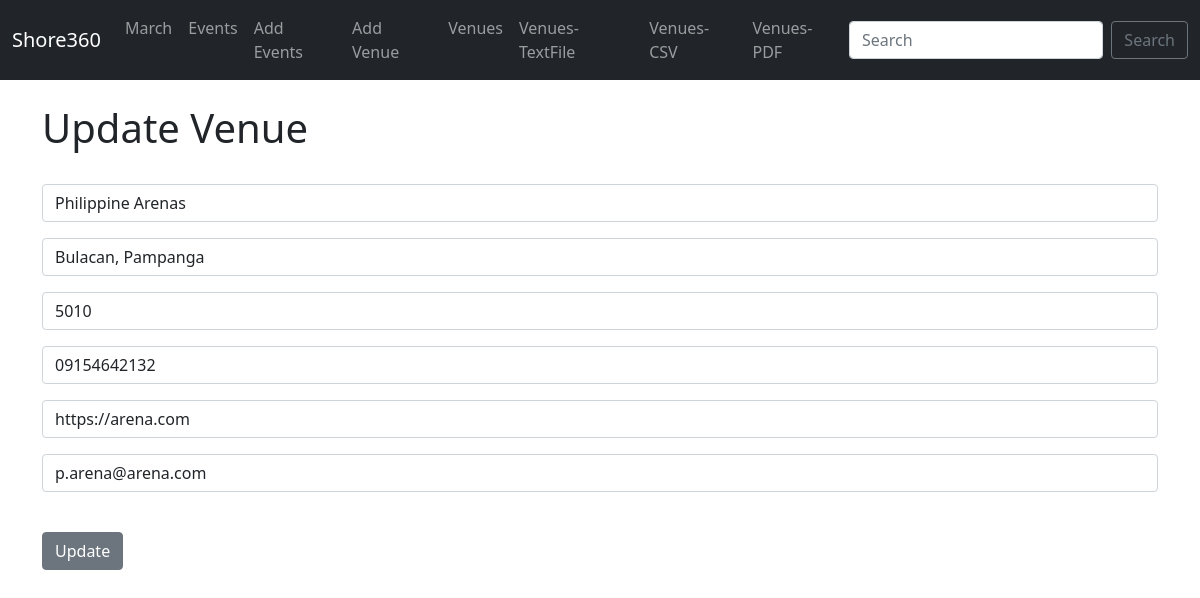
Screenshot of /update_venue/1 with the database file from the repository.
### events/models.py (models this page shows, shortened)
class Venue(models.Model):
    name = models.CharField('Venue Name', max_length=120)
    address = models.CharField(max_length=300)
    zip_code = models.CharField('Zip Code', max_length=20)
    phone = models.CharField('Contact Phone',max_length=20, blank=True)
    web = models.URLField('Website Address', blank=True)
    email_address = models.EmailField('Email Address', blank=True)

### events/views.py (the view)
# urls.py: path('update_venue/<venue_id>', views.update_venue, name = 'update-venue'),
def update_venue(request, venue_id):
	venue = Venue.objects.get(pk=venue_id)
	form = VenueForm(request.POST or None, instance=venue )
	if form.is_valid():
		form.save()
		return redirect('list-venues')
	return render(request,'events/update_venue.html',
	       {
		       'venue': venue,
		       'form':form
		   })

### events/forms.py
class VenueForm(ModelForm):
    class Meta:
        model = Venue
        fields = ('name','address','zip_code','phone','web','email_address')
        labels = {
            'name': '',
            'address': '',
            'zip_code': '',
            'phone': '',
            'web': '',
            'email_address': '',
        }
        widgets = {
            'name': forms.TextInput(attrs={'class': 'form-control', 'placeholder': 'Venue Name'}),
            'address': forms.TextInput(attrs={'class': 'form-control', 'placeholder': 'Address'}),
            'zip_code': forms.TextInput(attrs={'class': 'form-control', 'placeholder': 'Zip Code'}),
            'phone': forms.TextInput(attrs={'class': 'form-control', 'placeholder': 'Phone'}),
            'web': forms.TextInput(attrs={'class': 'form-control', 'placeholder': 'Web'}),
            'email_address': forms.EmailInput(attrs={'class': 'form-control', 'placeholder': 'Email Address'}),
        }

### events/templates/events/update_venue.html (shortened to what this page needs)
{% extends 'events/base.html' %}
{% block content %}
        <h1>Update Venue</h1>
        <br/>
            <form action="" method="POST">
                {{ form.as_p }}
                <br/>
                <input type="submit" value="Update" class="btn btn-secondary">
            </form>
{% endblock %}

### rows the page displays
Venue: name "Philippine Arenas", address "Bulacan, Pampanga", zip_code "5010", phone "09154642132", web "https://arena.com", email_address "p.arena@arena.com"
